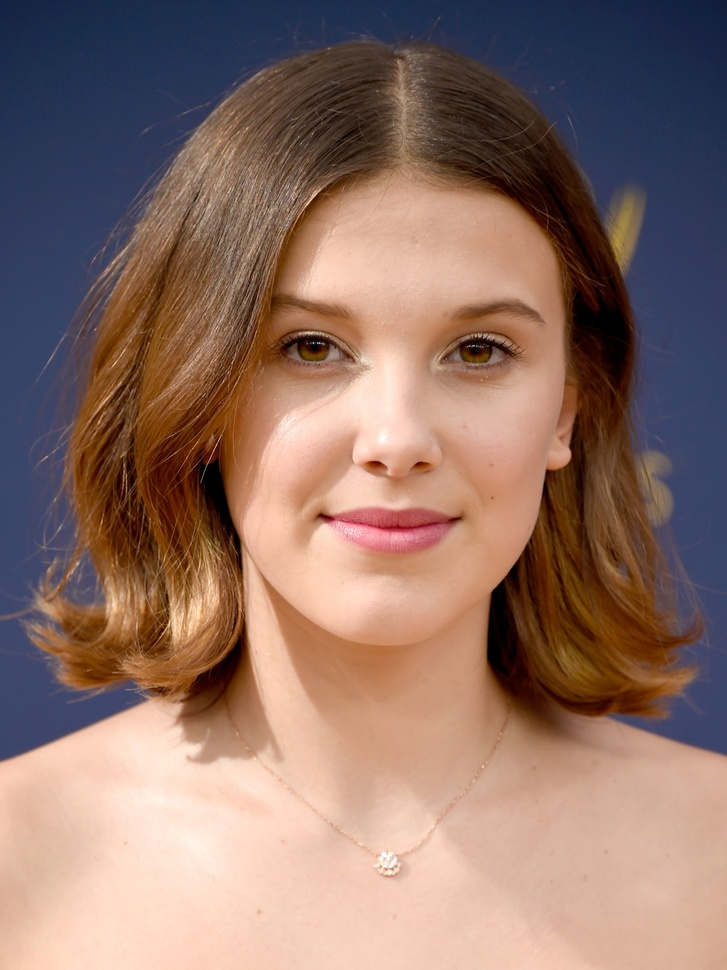
#> input picture ginb.jpg, 727 x 970 px, shrunk from 1350 x 1800 before the run
$ python guassian.py
#> lines starting #> are read from the running program, lines starting #| are printed output that depends on the picture
from itertools import product
import cv2

from cv2 import COLOR_BGR2GRAY, cvtColor, imread, imshow, waitKey
from numpy import dot, exp, mgrid, pi, ravel, square, uint8, zeros


def gen_gaussian_kernel(k_size, sigma):
    center = k_size // 2
    x, y = mgrid[0 - center: k_size - center, 0 - center: k_size - center]
    g = 1 / (2 * pi * sigma) * \
        exp(-(square(x) + square(y)) / (2 * square(sigma)))
    return g


def gaussian_filter(image, k_size, sigma):
    height, width = image.shape[0], image.shape[1]
    # dst image height and width
    dst_height = height - k_size + 1
    dst_width = width - k_size + 1

    # im2col, turn the k_size*k_size pixels into a row and np.vstack all rows
    image_array = zeros((dst_height * dst_width, k_size * k_size))
    row = 0
    for i, j in product(range(dst_height), range(dst_width)):
        window = ravel(image[i: i + k_size, j: j + k_size])
        image_array[row, :] = window
        row += 1

    #  turn the kernel into shape(k*k, 1)
    gaussian_kernel = gen_gaussian_kernel(k_size, sigma)
    filter_array = ravel(gaussian_kernel)

    # reshape and get the dst image
    dst = dot(image_array, filter_array).reshape(
        dst_height, dst_width).astype(uint8)

    return dst


if __name__ == "__main__":
    # read original image
    img = cv2.imread(r"ginb.jpg")
#> img is the input picture: shape (970, 727, 3); mean B, G, R 103.4, 113.4, 142.1
    # turn image in gray scale value
    gray = cv2.cvtColor(img, cv2.COLOR_BGR2GRAY)
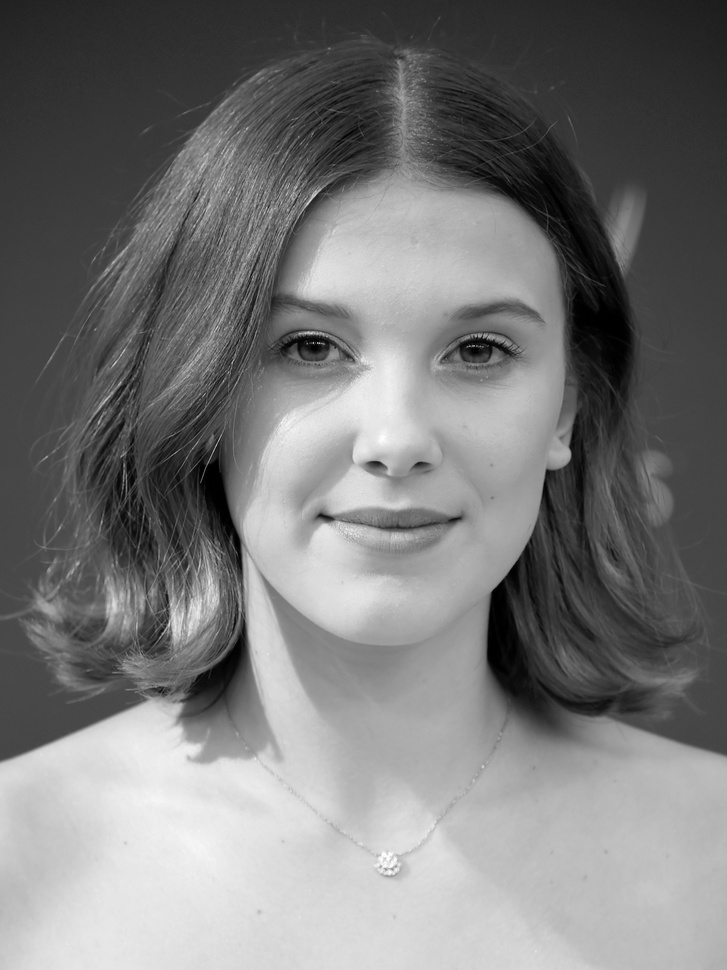
#> gray: shape (970, 727); min 0, max 254, mean 120.8

    # get values with two different mask size
    gaussian3x3 = gaussian_filter(gray, 3, sigma=1)
#> the loop in gaussian_filter, `for i, j in product(range(dst_height), range(dst_width)):` made 701800 passes
#> window on passes 1 to 3: [34, 34, 33, 33, 34, 34, 32, 33, 34], [34, 33, 33, 34, 34, 34, 33, 34, 34], [33, 33, 33, 34, 34, 34, 34, 34, 34]
#> after the loop in gaussian_filter, `for i, j in product(range(dst_height), range(dst_width)):`: row = 701800
#> in gaussian_filter, `dst = dot(image_array, filter_array).reshape( dst_height, dst_width).a..`:
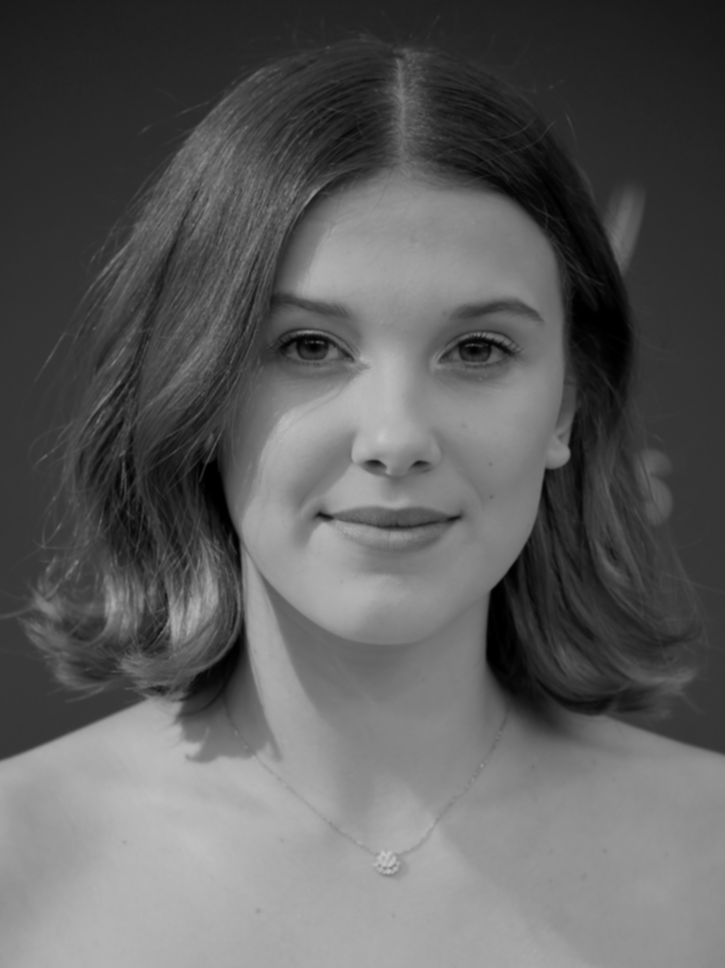
#> dst: shape (968, 725); min 0, max 197, mean 93.7
    gaussian5x5 = gaussian_filter(gray, 5, sigma=0.8)

    # show result images
    cv2.imshow("gaussian filter with 3x3 mask", gaussian3x3)

    waitKey()
